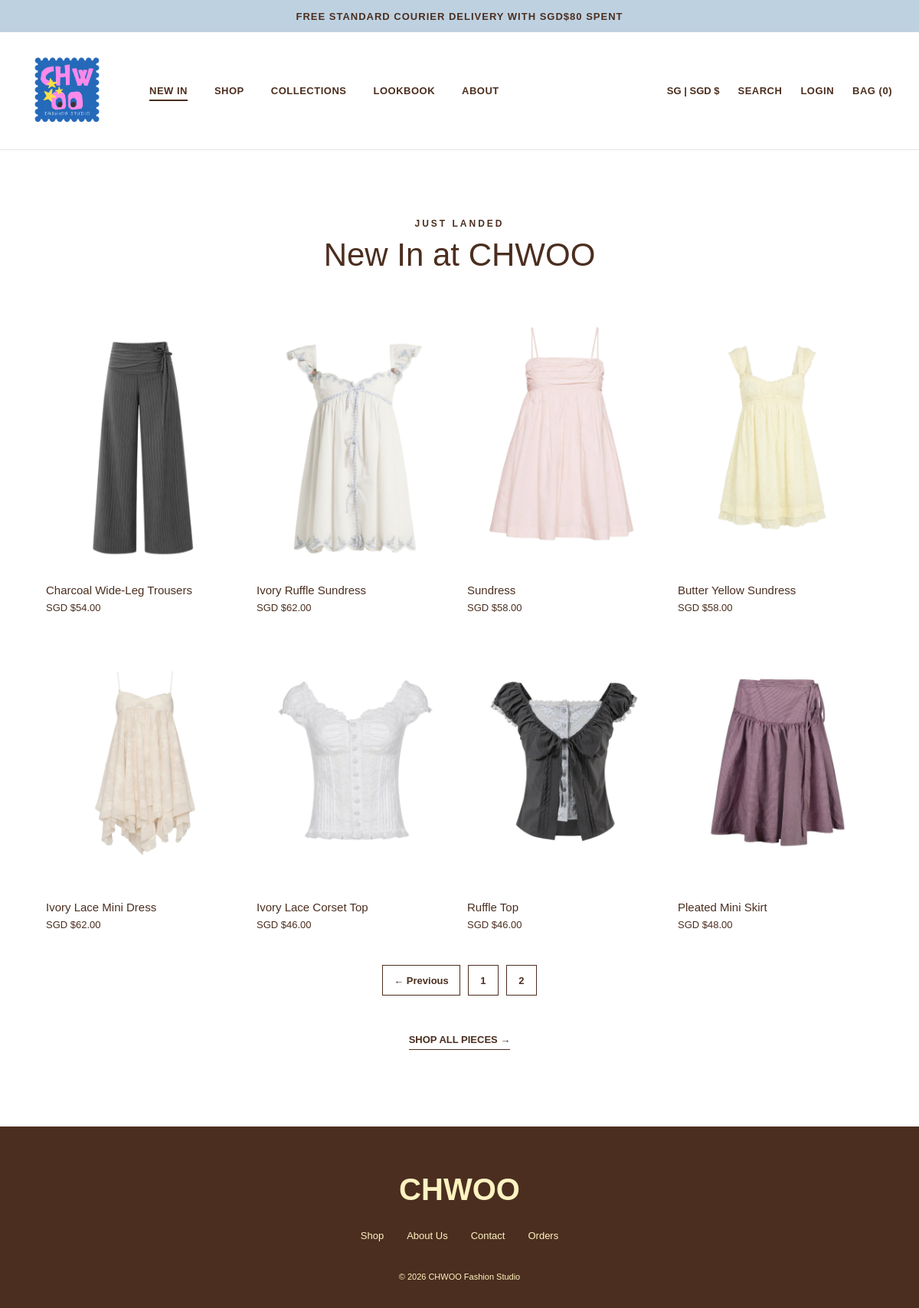
The page /php/newin.php on the database its author committed.
### tables this page shows
CREATE TABLE product_colours (
    colour_id INT UNSIGNED NOT NULL AUTO_INCREMENT,
    product_id INT UNSIGNED NOT NULL,
    colour_name VARCHAR(50) NOT NULL DEFAULT '',
    swatch_hex CHAR(7) DEFAULT NULL,
    image_path VARCHAR(255) NOT NULL,
    price DECIMAL(8, 2) NOT NULL,
    is_default TINYINT(1) NOT NULL DEFAULT 0,
    default_product_id INT UNSIGNED GENERATED ALWAYS AS
        (CASE WHEN is_default = 1 THEN product_id ELSE NULL END) PERSISTENT,
    PRIMARY KEY (colour_id),
    UNIQUE KEY uq_colours_name (product_id, colour_name),
    UNIQUE KEY uq_colours_image (image_path),
    UNIQUE KEY uq_colours_default (default_product_id),
    CONSTRAINT fk_colours_product FOREIGN KEY (product_id)
        REFERENCES products (product_id),
    CONSTRAINT chk_colours_price CHECK (price >= 0),
    CONSTRAINT chk_colours_default CHECK (is_default IN (0, 1))
);

CREATE TABLE products (
    product_id INT UNSIGNED NOT NULL AUTO_INCREMENT,
    product_name VARCHAR(120) NOT NULL,
    category VARCHAR(30) NOT NULL,
    description TEXT,
    fit_information TEXT,
    is_active TINYINT(1) NOT NULL DEFAULT 1,
    PRIMARY KEY (product_id),
    CONSTRAINT chk_products_active CHECK (is_active IN (0, 1))
);

### php/bag.php (called while the page is built, shortened)
<?php
function chwooEscape($value) {
    return htmlspecialchars((string)$value, ENT_QUOTES, 'UTF-8');
}
    ?>
    <?php
$scriptDirectory = str_replace('\\', '/', dirname($_SERVER['SCRIPT_NAME']));
$chwooRootUrl = rtrim(basename($scriptDirectory) === 'php' ? dirname($scriptDirectory) : $scriptDirectory, '/') . '/';

### php/newin.php (the view, shortened to what this page needs)
<?php
require_once __DIR__ . '/bag.php';
$baseUrl = rtrim(str_replace('\\', '/', dirname(dirname($_SERVER['SCRIPT_NAME']))), '/') . '/';
function e($value) {
    return htmlspecialchars((string)$value, ENT_QUOTES, 'UTF-8');
}
$productsPerPage = 8;
$countResult = $conn->query(
    'SELECT COUNT(*) AS total
     FROM products AS p
     JOIN product_colours AS c ON c.product_id = p.product_id AND c.is_default = 1
     WHERE p.is_active = 1'
);
$totalProducts = (int)$countResult->fetch_assoc()['total'];
$totalPages = max(1, (int)ceil($totalProducts / $productsPerPage));
$page = filter_input(INPUT_GET, 'page', FILTER_VALIDATE_INT, [
    'options' => ['min_range' => 1]
]);
if ($page === false || $page === null) {
    $page = 1;
}
$page = min($page, $totalPages);
$offset = ($page - 1) * $productsPerPage;
$stmt = $conn->prepare(
    'SELECT p.product_id, p.product_name, c.price, c.image_path
     FROM products AS p
     JOIN product_colours AS c ON c.product_id = p.product_id AND c.is_default = 1
     WHERE p.is_active = 1
     ORDER BY p.product_id DESC
     LIMIT ? OFFSET ?'
);
$stmt->bind_param('ii', $productsPerPage, $offset);
$stmt->execute();
$result = $stmt->get_result();
$newArrivals = [];
while ($product = $result->fetch_assoc()) {
    $path = ltrim((string)$product['image_path'], '/\\');
    $safePath = preg_match('~^images/[a-zA-Z0-9_./-]+$~', $path)
                && strpos($path, '..') === false;
    $product['image_url'] = ($safePath && is_file(__DIR__ . '/../' . $path)) ? $baseUrl . $path : '';
    $newArrivals[] = $product;
}
?>
<!DOCTYPE html>
<html lang="en">
<head>
    <link rel="stylesheet" href="<?= e($baseUrl) ?>css/base.css">
    <link rel="stylesheet" href="<?= e($baseUrl) ?>css/header.css">
    <link rel="stylesheet" href="<?= e($baseUrl) ?>css/home.css">
    <link rel="stylesheet" href="<?= e($baseUrl) ?>css/footer.css">
    <link rel="stylesheet" href="<?= e($baseUrl) ?>css/newin.css">
    <link rel="stylesheet" href="<?= e($baseUrl) ?>css/newin-pagination.css">
    <link rel="stylesheet" href="<?= chwooEscape($chwooRootUrl) ?>css/bag.css">
</head>
<body class="newin-page">
    <?php include __DIR__ . '/header.php'; ?>
    <main>
        <section class="new-in" id="new-in">
            <div class="section-heading">
                <p>JUST LANDED</p>
                <h1 class="newin-title">New In at CHWOO</h1>
            </div>
            <div class="product-grid">
                <?php foreach ($newArrivals as $product): ?>
                    <article class="product-card">
                        <a href="<?= e($baseUrl) ?>php/product.php?id=<?= (int)$product['product_id'] ?>"
                           aria-label="View <?= e($product['product_name']) ?>">
                            <?php if ($product['image_url'] !== ''): ?>
                                <img src="<?= e($product['image_url']) ?>"
                                     alt="<?= e($product['product_name']) ?>"
                                     loading="lazy">
                            <?php else: ?>
                                <div class="product-photo-placeholder">Product photo coming soon</div>
                            <?php endif; ?>
                        </a>
                        <h3><?= e($product['product_name']) ?></h3>
                        <p class="price">SGD $<?= number_format((float)$product['price'], 2) ?></p>
                    </article>
                <?php endforeach; ?>
            </div>
            <?php if ($totalPages > 1): ?>
                <nav class="newin-pagination" aria-label="New In pages">
                    <?php if ($page > 1): ?>
                        <a class="pagination-link" href="newin.php?page=<?= $page - 1 ?>">&larr; Previous</a>
                    <?php endif; ?>
                    <?php for ($i = 1; $i <= $totalPages; $i++): ?>
                        <a class="pagination-link<?= $i === $page ? ' is-current' : '' ?>"
                           href="newin.php?page=<?= $i ?>"
                           <?= $i === $page ? 'aria-current="page"' : '' ?>>
                            <?= $i ?>
                        </a>
                    <?php endfor; ?>
                </nav>
            <?php endif; ?>
            <a href="<?= e($baseUrl) ?>php/shop.php" class="view-all">SHOP ALL PIECES →</a>
        </section>
    </main>
    <footer>
        <div class="footer-logo">CHWOO</div>
        <div class="footer-links">
            <a href="<?= e($baseUrl) ?>php/shop.php">Shop</a>
            <a href="<?= e($baseUrl) ?>about.html">About Us</a>
            <a href="<?= e($baseUrl) ?>contact.html">Contact</a>
            <a href="<?= e($baseUrl) ?>orders.html">Orders</a>
        </div>
        <p>&copy; 2026 CHWOO Fashion Studio</p>
    </footer>
</body>
</html>

### css/base.css (style rules this page uses)
:root { --blue: #BED1E1; --brown: #4B2E1F; --yellow: #FFF3C2; --white: #ffffff; --warm-white: #fffdf6; }
* { box-sizing: border-box; }
html { scroll-behavior: smooth; }
body { margin: 0; font-family: Arial, Helvetica, sans-serif; color: var(--brown); background-color: var(--white); }
.product-card img { width: 100%; display: block; transition: transform 0.35s; }
.product-card h3 { margin-top: 15px; margin-bottom: 7px; font-size: 15px; font-weight: normal; }
.price { margin: 0; font-size: 13px; }

### css/home.css (style rules this page uses)
.new-in { padding: 90px 5% 100px; background-color: var(--white); text-align: center; }
.section-heading p { margin: 0; font-size: 12px; letter-spacing: 3px; font-weight: bold; }
.product-grid { display: grid; grid-template-columns: repeat(4, 1fr); gap: 20px; text-align: left; }
.product-grid .product-card img { aspect-ratio: 3 / 4; object-fit: cover; }
.view-all { display: inline-block; margin-top: 50px; color: var(--brown); text-decoration: none; font-size: 13px; font-weight: bold; border-bottom: 1px solid var(--brown); padding-bottom: 5px; }

### css/footer.css (style rules this page uses)
footer { padding: 60px 6% 35px; background-color: var(--brown); color: var(--yellow); text-align: center; }
.footer-logo { margin-bottom: 30px; font-size: 40px; font-weight: bold; }
.footer-links { display: flex; justify-content: center; gap: 30px; margin-bottom: 40px; }
.footer-links a { color: var(--yellow); text-decoration: none; font-size: 13px; }
footer p { margin: 0; font-size: 11px; }

### css/newin.css (style rules this page uses)
.newin-page .section-heading .newin-title { margin-top: 10px; margin-bottom: 50px; font-size: 42px; font-weight: normal; }

### css/newin-pagination.css (style rules this page uses)
.newin-page .newin-pagination { display: flex; justify-content: center; align-items: center; flex-wrap: wrap; gap: 10px; margin-top: 45px; }
.newin-page .pagination-link { display: inline-flex; align-items: center; justify-content: center; min-width: 40px; min-height: 40px; padding: 10px 14px; border: 1px solid var(--brown); color: var(--brown); background: var(--white); font-size: 13px; font-weight: bold; text-decoration: none; }

### rows shown on the page
product_colours: shows a picture, product.product_name "Charcoal Wide-Leg Trousers", price "54.00"
product_colours: shows a picture, product.product_name "Ivory Ruffle Sundress", price "62.00"
product_colours: shows a picture, product.product_name "Sundress", price "58.00"
product_colours: shows a picture, product.product_name "Butter Yellow Sundress", price "58.00"
product_colours: shows a picture, product.product_name "Ivory Lace Mini Dress", price "62.00"
product_colours: shows a picture, product.product_name "Ivory Lace Corset Top", price "46.00"
product_colours: shows a picture, product.product_name "Ruffle Top", price "46.00"
product_colours: shows a picture, product.product_name "Pleated Mini Skirt", price "48.00"

### other values the page prints
$label "NEW IN"
$label "SHOP"
$label "COLLECTIONS"
$chwooBagCount "0"
